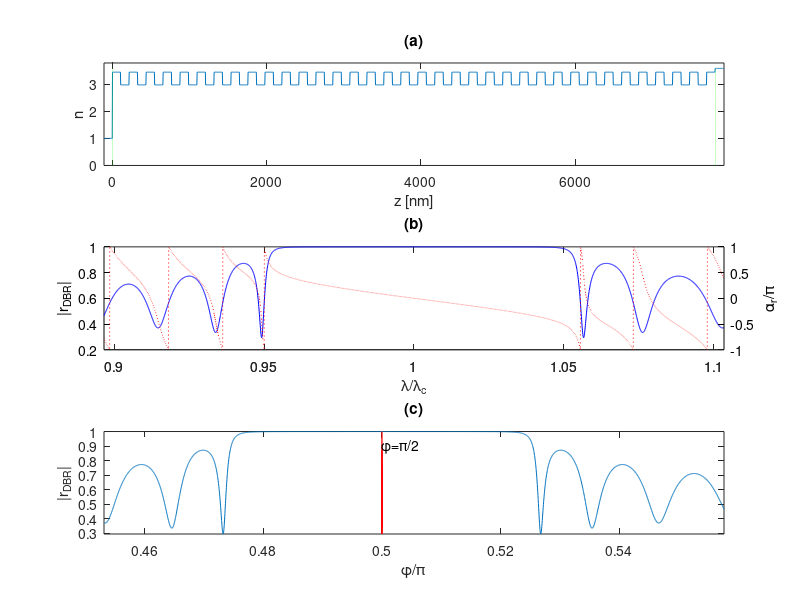

MATLAB code for this plot:
%clc; clear all; close all;

% Definitions
c = 2.99792458e8;                    % [m/s]
lambda_vec = [1300:0.1:1600].*1e-9;  % [m]
lambda_c = min(lambda_vec)+0.5*(max(lambda_vec)-min(lambda_vec))      % [m]
n_H = 3.45;
n_L = 2.98;
n_c_l = 1; %2.98;  % refractive index of the left cladding
n_c_r = 3.59;  % refractive index of the right cladding
N = 35;     % number of alternating index pairs
version = 1;

% Parameter calculation
l_L = lambda_c/n_L/4;
l_H = lambda_c/n_H/4;
n_vec = [repmat([n_H, n_L],1,N), n_H];
l_vec = [repmat([l_H, l_L],1,N), l_H];
n_profile = [n_c_l.*ones(1,30), repmat([n_H*ones(1,30), n_L*ones(1,30)],1,N), n_H*ones(1,30), n_c_r.*ones(1,30)];
dl = sum(l_vec)./length(n_profile);      % [m]
l_profile = [30*dl*(-1:1/30:0), (length(n_profile)-30)*dl*(0:1/(length(n_profile)-30):1)];

% Simulation
for (gg=1:length(lambda_vec))
    
    switch version
        case 1,
            
            M_DBR = eye(2);
            M_c_l = (1/(2*n_vec(1))).*[(n_vec(1)+n_c_l), (n_vec(1)-n_c_l);...
                (n_vec(1)-n_c_l), (n_vec(1)+n_c_l)];
            M_c_r = (1/(2*n_c_r)).*[(n_c_r+n_vec(end)), (n_c_r-n_vec(end));...
                (n_c_r-n_vec(end)), (n_c_r+n_vec(end))];
            M_DBR = M_c_r*M_DBR;
            phi_vec(gg) = (2*pi/lambda_vec(gg))*(n_vec(1)*l_vec(1));
            %phi_vec(gg) = 0;
            
            for (nn=length(n_vec):-1:1)
                k = (2*pi/lambda_vec(gg))*n_vec(nn);
                %phi_vec(gg) = phi_vec(gg) + (2*pi/lambda_vec(gg))*n_vec(nn)*l_vec(nn);                
                M_p = [exp(1i*k*l_vec(nn)), 0 ;...
                    0 , exp(-1i*k*l_vec(nn))];
                if (nn~=1)
                    M_i = (1/(2*n_vec(nn))).*[(n_vec(nn)+n_vec(nn-1)) , (n_vec(nn)-n_vec(nn-1)) ; ...
                        (n_vec(nn)-n_vec(nn-1)) , (n_vec(nn)+n_vec(nn-1))];
                else
                    M_i = eye(2);
                end
                
                M_DBR = M_i*M_p*M_DBR;
                
            end
            M_DBR = M_c_l*M_DBR;
            r(gg) = -M_DBR(2,1)/M_DBR(2,2);
            
        case 2,
            
            M_r = [1, 1; n_c_r, -n_c_r];
            M_l = [1, 1; n_c_l, -n_c_l];
            M_i_H = [1, 1; n_H, -n_H];
            M_i_L = [1, 1; n_L, -n_L];
            k_H = (2*pi/lambda_vec(gg))*n_H;
            k_L = (2*pi/lambda_vec(gg))*n_L;
            M_p_H = [exp(1i*k_H*l_H), 0; 0, exp(-1i*k_H*l_H)];
            M_p_L = [exp(1i*k_L*l_L), 0; 0, exp(-1i*k_L*l_L)];
            
            M_stack = M_i_H*M_p_H*inv(M_i_H)*M_i_L*M_p_L*inv(M_i_L);
            M_DBR = eye(2);
            for (nn=1:N)
                M_DBR = M_DBR*M_stack;
            end
            
            M_DBR = inv(M_l)*M_DBR*M_r;
            
            r(gg) = M_DBR(2,1)/M_DBR(1,1);
            
        case 3,
            
            M_DBR = eye(2);
            for (nn=1:2*N)
                k = (2*pi/lambda_vec(gg))*n_vec(nn);
                M_i = [cos(k*l_vec(nn)), -1i*(1/n_vec(nn))*sin(k*l_vec(nn)); ...
                    -1i*(n_vec(nn))*sin(k*l_vec(nn)), cos(k*l_vec(nn))];
                M_DBR = M_DBR*M_i;
            end
            M = M_DBR;
            r(gg) = (M(2,1)+n_c_r*M(2,2)-M(1,1)-n_c_r*M(1,2))/(M(2,1)+n_c_r*M(2,2)+M(1,1)+n_c_r*M(1,2));
    end
    
end

r_anal = 1-2*(n_c_l/n_c_r)*(n_L/n_H)^(2*N);

% Plotting
figure(1);
subplot(311);
plot(l_profile(1:length(n_profile))./1e-9, n_profile); hold on;
vec = 0:max(n_profile)/length(n_profile):max(n_profile)-max(n_profile)/length(n_profile);
plot(zeros(1,length(vec)), vec, ':g',...
     ones(1,length(vec)).*(max(l_profile)-30*dl)/1e-9, vec, ':g'); hold on;
axis([min(l_profile)./1e-9, max(l_profile)./1e-9, 0 , max(n_profile)+0.2]);
xlabel('z [nm]');
ylabel('n'); 
title('(a)');
subplot(312); 
%plot(lambda_vec./lambda_c, abs(r)); hold on; 
[AX,H1,H2] = plotyy(lambda_vec./lambda_c, abs(r), lambda_vec./lambda_c, angle(r)/pi);
set(get(AX(2), 'Ylabel'), 'String', '\alpha_r/\pi');
set(H1,'LineStyle','-', 'Color', 'b');
set(H2,'LineStyle',':', 'Color', 'r');
set(AX(1), 'XLim', [min(lambda_vec/lambda_c), max(lambda_vec/lambda_c)]);
set(AX(2), 'XLim', [min(lambda_vec/lambda_c), max(lambda_vec/lambda_c)]);
set(AX(1), 'YColor', 'k');
set(AX(2), 'YColor', 'k');
%plot(lambda_c./1e-9*ones(1,length(r)), abs(r), ':r');
%text(lambda_c./1e-9, max(abs(r))-0.1, ['\lambda_c=' num2str(lambda_c/1e-9) ' nm']);
%axis([min(lambda_vec/lambda_c), max(lambda_vec/lambda_c), 0, 1]);
xlabel('\lambda/\lambda_c');
ylabel('|r_{DBR}|');
title('(b)');
subplot(313); 
plot(phi_vec/pi, abs(r)); hold on; 
plot(0.5*ones(1,length(r)), abs(r), 'r');
text(0.5, max(abs(r))-0.1, '\phi=\pi/2');
axis([min(phi_vec/pi), max(phi_vec/pi), min(abs(r)), 1]);
xlabel('\phi/\pi');
ylabel('|r_{DBR}|');
title('(c)');


% % Consts
% lambda_vec = 1300:0.1:1800;       % (nm)
% lambda0 = 1550;                   % (nm)
% n0 = 3.05; %1.45;
% d0 = 0.25*(lambda0/n0);           % (nm)
% dn_vec = 3.6-3.05;  % [0.15,0.1,0.05,0.02];
% n1_vec = n0 + dn_vec;
% d1_vec = 0.25*(lambda0./n1_vec);  % (nm)
% N = 35;
%
% % Calcs
% hold on;
% for (ii = 1:length(dn_vec))
%
%     for (jj=1:length(lambda_vec))
%
%         % Consts
%         r11 = (n1_vec(ii)-n0)/(n1_vec(ii)+n0);
%         r12 = r11;
%         t11 = sqrt(1-r11^2);
%         t12 = sqrt(1-r12^2);
%         beta1_vec = (2*pi*n1_vec(ii))./lambda_vec(jj);  % (rad/nm)
%
%         r21 = (n0-n1_vec(ii))/(n1_vec(ii)+n0);
%         r22 = r21;
%         t21 = sqrt(1-r21^2);
%         t22 = sqrt(1-r22^2);
%         beta2_vec = (2*pi*n0)./lambda_vec(jj);          % (rad/nm)
%
%         r31 = (n0-n1_vec(ii))/(n1_vec(ii)+n0);
%         r32 = (n0-1)/(1+n0);
%         t31 = sqrt(1-r31^2);
%         t32 = sqrt(1-r32^2);
%         beta3_vec = (2*pi*n0)./lambda_vec(jj);          % (rad/nm)
%
%         M1_mat = [ (1/(t11*t12)).*( exp(i*beta1_vec*d1_vec(ii)) - r11*r12*exp(-i*beta1_vec*d1_vec(ii)) ), ...
%             (-1/(t11*t12)).*( r11*exp(-i*beta1_vec*d1_vec(ii)) - r12*exp(i*beta1_vec*d1_vec(ii)) ); ...
%             (-1/(t11*t12)).*( r11*exp(i*beta1_vec*d1_vec(ii)) - r12*exp(-i*beta1_vec*d1_vec(ii)) ), ...
%             (1/(t11*t12)).*( exp(-i*beta1_vec*d1_vec(ii)) - r11*r12*exp(i*beta1_vec*d1_vec(ii)) ) ];
%
%         M2_mat = [ (1/(t21*t22)).*( exp(i*beta2_vec*d0) - r21*r22*exp(-i*beta2_vec*d0) ), ...
%             (-1/(t21*t22)).*( r21*exp(-i*beta2_vec*d0) - r22*exp(i*beta2_vec*d0) ); ...
%             (-1/(t21*t22)).*( r21*exp(i*beta2_vec*d0) - r22*exp(-i*beta2_vec*d0) ), ...
%             (1/(t21*t22)).*( exp(-i*beta2_vec*d0) - r21*r22*exp(i*beta2_vec*d0) ) ];
%
%         M3_mat = [ (1/(t31*t32)).*( exp(i*beta3_vec*d0) - r31*r32*exp(-i*beta3_vec*d0) ), ...
%             (-1/(t31*t32)).*( r31*exp(-i*beta3_vec*d0) - r32*exp(i*beta3_vec*d0) ); ...
%             (-1/(t31*t32)).*( r31*exp(i*beta3_vec*d0) - r32*exp(-i*beta3_vec*d0) ), ...
%             (1/(t31*t32)).*( exp(-i*beta3_vec*d0) - r31*r32*exp(i*beta3_vec*d0) ) ];
%
%         % Stacking
%         M_mat_sec = M1_mat*M2_mat;
%         M_mat_end_sec = M1_mat*M3_mat;
%         Mtot = M_mat_end_sec;
%         for (kk=1:N-1)
%             Mtot = M_mat_sec*Mtot;
%         end
%
%         R12(ii,jj) = abs(Mtot(2,1)./Mtot(1,1)).^2;
%
%     end
%
%     plot(lambda_vec, R12(ii,:));
%     gtext([ '{\Delta}n=', num2str(dn_vec(ii))]);
%
% end
%
% xlabel( '{\lambda}, nm' );
% ylabel('Reflectivity');
% title( [' R_1_2-{\lambda} for N_s_e_c=', num2str(N)] );
% hold off;